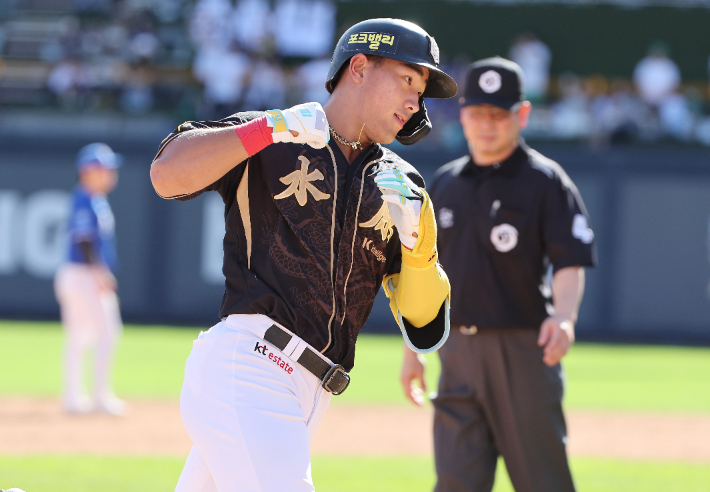
#> input picture opencv/중간고사/3 명암조절/baseball.jpg, 710 x 492 px
$ python '3-3. 감마보정.py'
#> lines starting #> are read from the running program, lines starting #| are printed output that depends on the picture
# 감마보정
import numpy as np
import cv2 as cv
import os
import matplotlib.pyplot as plt
import sys

# 파일 경로 설정
script_dir = os.path.dirname(os.path.abspath(__file__))
img_path = os.path.join(script_dir, 'baseball.jpg')
img = cv.imread(img_path)
#> img is the input picture: shape (492, 710, 3); mean B, G, R 122.7, 124.8, 124.2

if img is None:
    sys.exit('이미지를 불러올 수 없습니다.')

# 흑백으로 불러오기
gray = cv.imread(img_path, cv.IMREAD_GRAYSCALE)
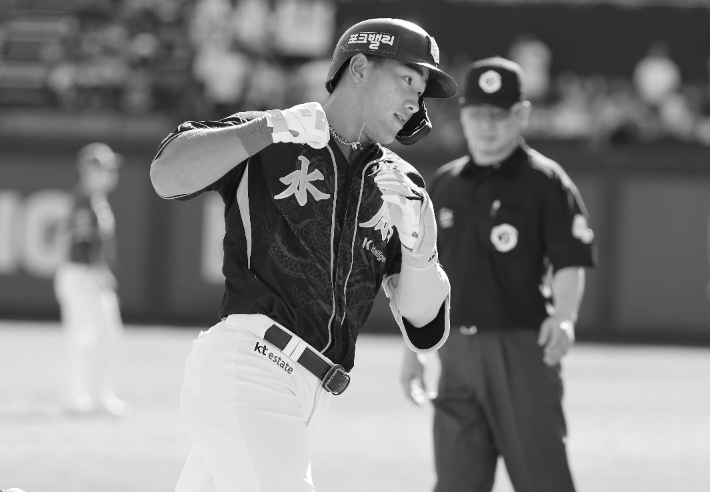
#> gray: shape (492, 710); min 8, max 255, mean 124.4

# 감마보정
gamma = 0.5

#수학공식 활용
#감마 역수(역수를 사용하는 이유: CG에서 감마 보정 공식은 원래 밝기의 (1/감마)^2 으로 정의하기 때문)
invGamma = 1.0/ gamma
#i/255.0 : 수 줄이기, **invGamma:**는 제곱 연산, *255.0: 다시 256배 해주기, uint8는 0부터 255까지의 정수를 담는 자료형
table = np.array([((i/255.0)**invGamma)*255.0 for i in np.arange(0,256)]).astype('uint8')

#LUT(look-up table) 적용
gamma_img =cv.LUT(gray,table)
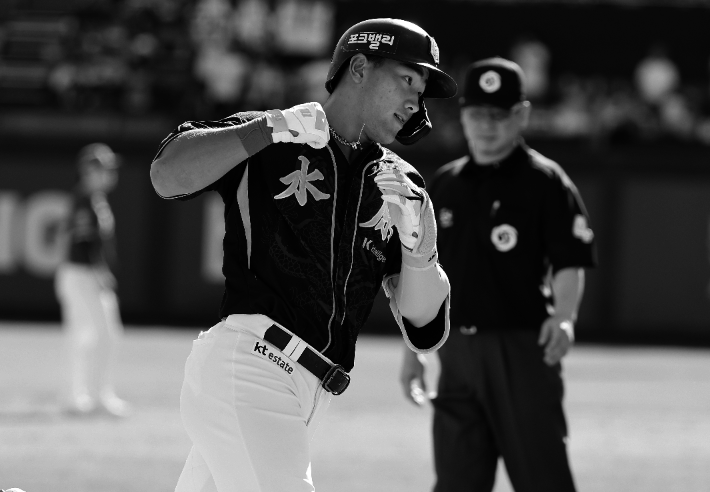
#> gamma_img: shape (492, 710); min 0, max 255, mean 80.2

gamma_hist=cv.calcHist([gamma_img], [0], None, [256], [0,256])
#> gamma_hist = 256 values, max 12690 at index 9, min 0 at index 78, mean 1364.5

# 히스토그램 그리기
plt.plot(gamma_hist, color='r', linewidth=1)
plt.show()
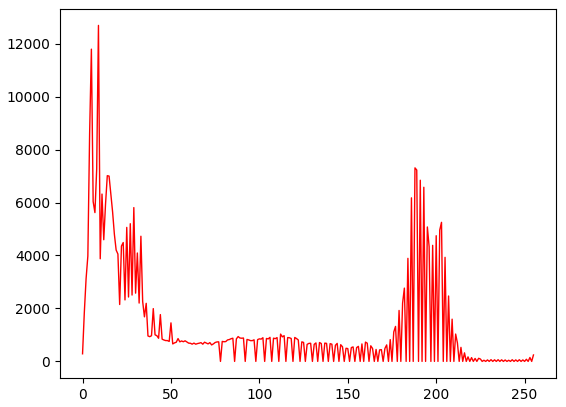
#> figure drawn by matplotlib, 1 panel; curve peaks at x = 9, y = 12690
cv.imshow('gamma_img', gamma_img)
cv.waitKey(0)
cv.destroyAllWindows()
